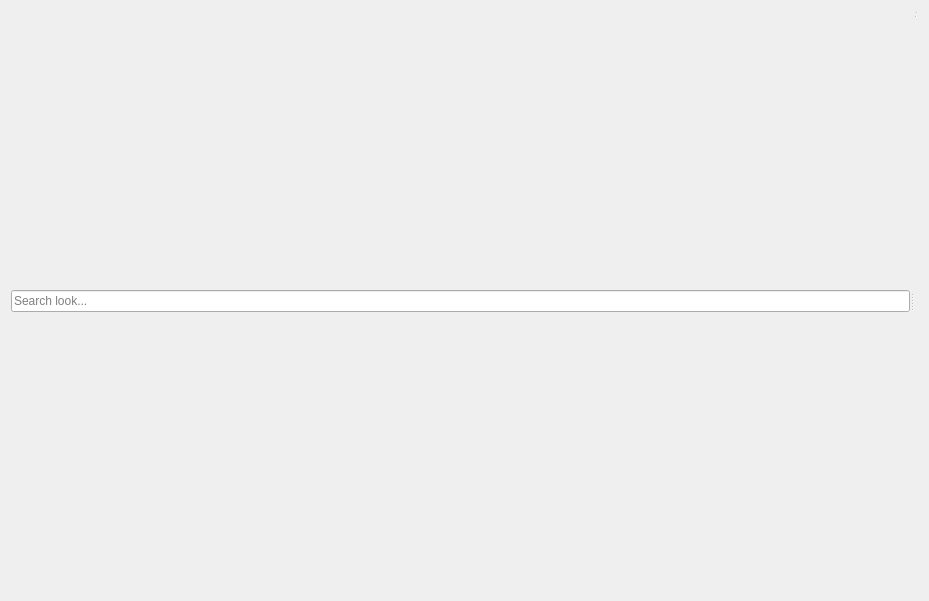
<?xml version="1.0" encoding="UTF-8"?>
<ui version="4.0">
 <class>LookWidget</class>
 <widget class="QWidget" name="LookWidget">
  <property name="geometry">
   <rect>
    <x>0</x>
    <y>0</y>
    <width>929</width>
    <height>601</height>
   </rect>
  </property>
  <property name="windowTitle">
   <string>Form</string>
  </property>
  <layout class="QVBoxLayout" name="verticalLayout">
   <item>
    <widget class="QSplitter" name="hSplitter">
     <property name="orientation">
      <enum>Qt::Horizontal</enum>
     </property>
     <widget class="QWidget" name="vLayout" native="true">
      <layout class="QVBoxLayout" name="verticalLayout2">
       <property name="spacing">
        <number>7</number>
       </property>
       <property name="leftMargin">
        <number>0</number>
       </property>
       <property name="topMargin">
        <number>0</number>
       </property>
       <property name="rightMargin">
        <number>0</number>
       </property>
       <property name="bottomMargin">
        <number>0</number>
       </property>
       <item>
        <widget class="LookBrowserWidget" name="lookBrowserWidget" native="true"/>
       </item>
       <item>
        <widget class="QLineEdit" name="lookBrowserSearch">
         <property name="placeholderText">
          <string>Search look...</string>
         </property>
        </widget>
       </item>
       <item>
        <widget class="QWidget" name="lookSettingWidget" native="true"/>
       </item>
      </layout>
     </widget>
     <widget class="QSplitter" name="vSplitter">
      <property name="orientation">
       <enum>Qt::Vertical</enum>
      </property>
      <widget class="QSplitter" name="hSplitterView">
       <property name="orientation">
        <enum>Qt::Horizontal</enum>
       </property>
       <widget class="LookViewTabWidget" name="lookViewWidget" native="true"/>
       <widget class="LookSelectionWidget" name="lookSelectionWidget" native="true"/>
      </widget>
      <widget class="LookDetailWidget" name="lookDetailWidget" native="true"/>
     </widget>
    </widget>
   </item>
  </layout>
 </widget>
 <customwidgets>
  <customwidget>
   <class>LookDetailWidget</class>
   <extends>QWidget</extends>
   <header>lookdetailwidget.h</header>
   <container>1</container>
  </customwidget>
  <customwidget>
   <class>LookViewTabWidget</class>
   <extends>QWidget</extends>
   <header>lookviewwidget.h</header>
   <container>1</container>
  </customwidget>
  <customwidget>
   <class>LookBrowserWidget</class>
   <extends>QWidget</extends>
   <header>lookbrowserwidget.h</header>
   <container>1</container>
  </customwidget>
  <customwidget>
   <class>LookSelectionWidget</class>
   <extends>QWidget</extends>
   <header>lookselectionwidget.h</header>
  </customwidget>
 </customwidgets>
 <resources/>
 <connections/>
</ui>
